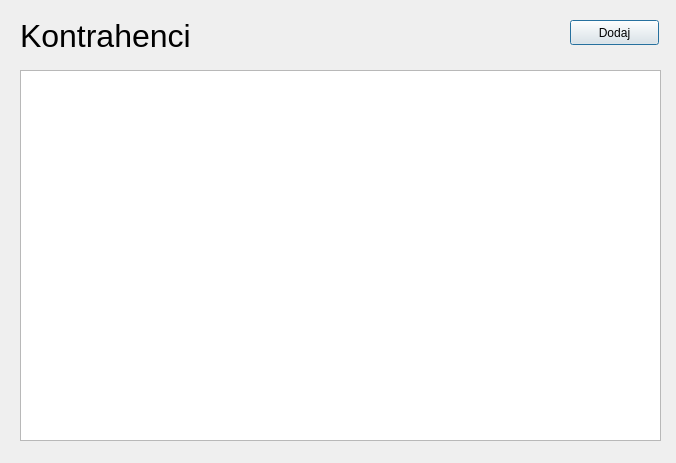
<?xml version="1.0" encoding="UTF-8"?>
<ui version="4.0">
 <class>ContractorListView</class>
 <widget class="QDialog" name="ContractorListView">
  <property name="geometry">
   <rect>
    <x>0</x>
    <y>0</y>
    <width>676</width>
    <height>463</height>
   </rect>
  </property>
  <property name="windowTitle">
   <string>Dialog</string>
  </property>
  <widget class="QLabel" name="label">
   <property name="geometry">
    <rect>
     <x>20</x>
     <y>20</y>
     <width>221</width>
     <height>31</height>
    </rect>
   </property>
   <property name="font">
    <font>
     <pointsize>24</pointsize>
    </font>
   </property>
   <property name="text">
    <string>Kontrahenci</string>
   </property>
  </widget>
  <widget class="QTableView" name="tableView">
   <property name="geometry">
    <rect>
     <x>20</x>
     <y>70</y>
     <width>641</width>
     <height>371</height>
    </rect>
   </property>
  </widget>
  <widget class="QPushButton" name="pushButton">
   <property name="geometry">
    <rect>
     <x>570</x>
     <y>20</y>
     <width>89</width>
     <height>25</height>
    </rect>
   </property>
   <property name="text">
    <string>Dodaj</string>
   </property>
  </widget>
 </widget>
 <resources/>
 <connections/>
</ui>
